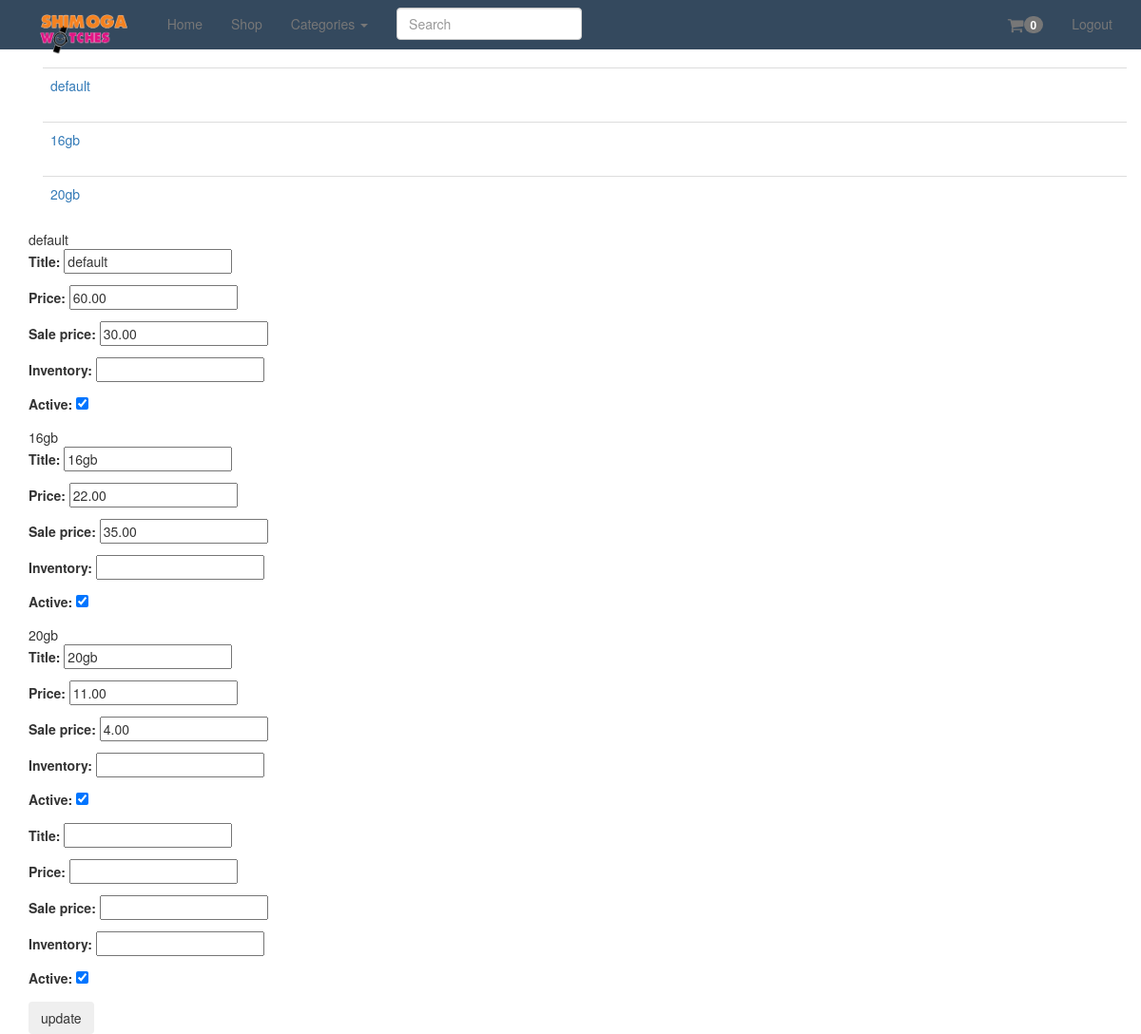
The app's page /products/3/inventory/ (signed in) with its own data.
### products/models.py (models this page shows, shortened)
class variation(models.Model):
	products=models.ForeignKey(products)
	title=models.CharField(max_length=120)
	price=models.DecimalField(decimal_places=2,max_digits=20)
	sale_price=models.DecimalField(decimal_places=2,max_digits=20,null=True,blank=True)
	active=models.BooleanField(default=True)
	inventory=models.IntegerField(null=True,blank=True)
	def get_absolute_url(self):
		return self.products.get_absolute_url()

### products/views.py (the view, shortened to what this page needs)
# urls.py: url(r'^(?P<pk>\d+)/inventory/$', VariationListView.as_view(), name='product_inventory'),
class VariationListView(StaffRequiredMixin,ListView):
	model= variation
	queryset=variation.objects.all()
	def get_context_data(self,*args,**kwargs):
		context=super(VariationListView,self).get_context_data(*args,**kwargs)
		context['formset']=VariationInventoryFormSet(queryset=self.get_queryset())
		return context
	def get_queryset(self,*args,**kwargs):
		product_pk=self.kwargs.get("pk")
		if product_pk:
			product= get_object_or_404(products ,pk=product_pk)
			queryset=variation.objects.filter(products=product)
		return queryset

### products/mixins.py (called while the page is built)
	@method_decorator(login_required)
	def dispatch(self,request,*args,**kwargs):
		if request.user.is_staff:
			return super(StaffRequiredMixin,self).dispatch(request,*args,**kwargs)
		else:
			return Http404

### products/models.py (called while the page is built)
	def active(self):
		return self.filter(active=True)

	def get_queryset(self):
		return ProductQuerySet(self.model,using=self._db)

	def all(self,*args,**kwargs):
		return self.get_queryset().active()

	def get_absolute_url(self):
		return reverse("ProductsDetail",kwargs={"pk":self.pk})

### products/templates/products/variation_list.html (shortened to what this page needs)
{% extends "base.html" %}
{%block content%}
<div class="container">
{% for object in object_list %}
<table class="table ">
<tr>
	<td><a href='{{object.get_absolute_url}}'>{{object.title}}</a></td>
</tr>
{% endfor %}
</table>
</div>
<form method="POST" action=""> {% csrf_token %}
{%for form in formset %}
{{form.instance.title}}
{{form.as_p}}
{% endfor %}
<input type="submit" value="update" class="btn"/>
</form>
{%endblock%}

### static_in_pro/our_static/css/navbar-static-top.css (style rules this page uses)
body { min-height: 1000px; }

### records on screen
variation: title "default", instance "default"
variation: title "16gb", instance "16gb"
variation: title "20gb", instance "20gb"
